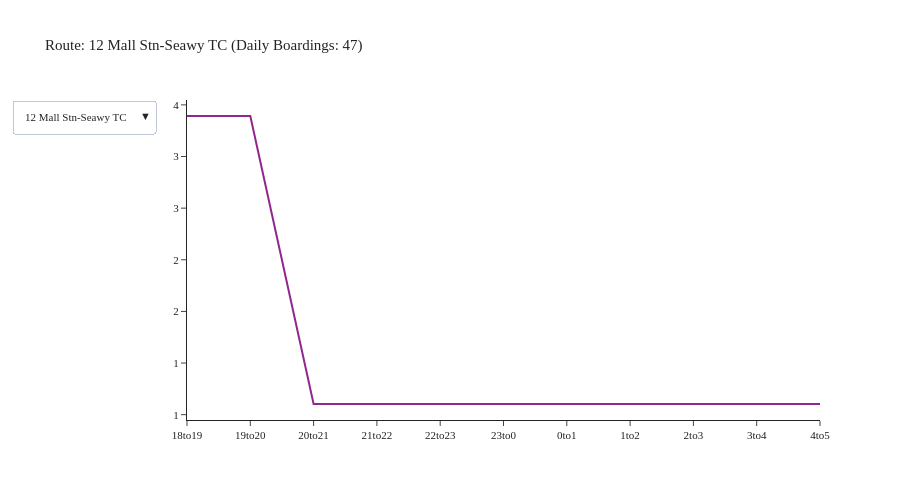

Notebook cell for this chart:
### Code cell
agency = 'Everett Transit'
df = df_transit_line[df_transit_line['agency'] == agency]
df = df.groupby(['tod', 'description']).agg({'boardings': 'sum'}).reset_index()
fig = create_tod_chart(df)
fig.show()

### Figure 1 — Plotly figure (JSON) as saved in the notebook; plotly's stock layout.template omitted (floating-point values rounded to 4 significant figures)
{"data": [{"mode": "lines", "name": "12 Mall Stn-Seawy TC", "type": "scatter", "visible": true, "x": ["18to19", "19to20", "20to21", "21to22", "22to23", "23to0", "0to1", "1to2", "2to3", "3to4", "4to5"], "y": [3.392, 3.392, 0.6033, 0.6033, 0.6033, 0.6033, 0.6033, 0.6033, 0.6033, 0.6033, 0.6033]}, {"mode": "lines", "name": "18 Mukilteo-Evt Stn", "type": "scatter", "visible": false, "x": ["18to19", "19to20"], "y": [6.626, 6.626]}, {"mode": "lines", "name": "2 Marnr P&R-Mall Stn", "type": "scatter", "visible": false, "x": ["18to19", "19to20"], "y": [5.821, 5.821]}, {"mode": "lines", "name": "29 Coll Stn-Mall Stn", "type": "scatter", "visible": false, "x": ["18to19", "19to20", "20to21", "21to22", "22to23", "23to0", "0to1", "1to2", "2to3", "3to4", "4to5"], "y": [82.41, 82.41, 11.79, 11.79, 11.79, 11.79, 11.79, 11.79, 11.79, 11.79, 11.79]}, {"mode": "lines", "name": "3 Seaway TC-Evt Stn", "type": "scatter", "visible": false, "x": ["18to19", "19to20"], "y": [32.24, 32.24]}, {"mode": "lines", "name": "4 Evt Stn-Collge Stn", "type": "scatter", "visible": false, "x": [], "y": []}, {"mode": "lines", "name": "6 Waterfront-Evt Stn", "type": "scatter", "visible": false, "x": [], "y": []}, {"mode": "lines", "name": "7 Coll Stn-Mall Stn", "type": "scatter", "visible": false, "x": ["18to19", "19to20", "20to21", "21to22", "22to23", "23to0", "0to1", "1to2", "2to3", "3to4", "4to5"], "y": [77.07, 77.07, 12.3, 12.3, 12.3, 12.3, 12.3, 12.3, 12.3, 12.3, 12.3]}, {"mode": "lines", "name": "8 Airport Rd-Evt Stn", "type": "scatter", "visible": false, "x": ["18to19", "19to20"], "y": [5.324, 5.324]}], "layout": {"font": {"size": 11}, "height": 500, "title": {"text": "Route: 12 Mall Stn-Seawy TC (Daily Boardings: 47)"}, "updatemenus": [{"buttons": [{"args": [{"visible": [true, false, false, false, false, false, false, false, false]}, {"title": "Route: 12 Mall Stn-Seawy TC (Daily Boardings: 47)"}], "label": "12 Mall Stn-Seawy TC", "method": "update"}, {"args": [{"visible": [false, true, false, false, false, false, false, false, false]}, {"title": "Route: 18 Mukilteo-Evt Stn (Daily Boardings: 88)"}], "label": "18 Mukilteo-Evt Stn", "method": "update"}, {"args": [{"visible": [false, false, true, false, false, false, false, false, false]}, {"title": "Route: 2 Marnr P&R-Mall Stn (Daily Boardings: 87)"}], "label": "2 Marnr P&R-Mall Stn", "method": "update"}, {"args": [{"visible": [false, false, false, true, false, false, false, false, false]}, {"title": "Route: 29 Coll Stn-Mall Stn (Daily Boardings: 1,196)"}], "label": "29 Coll Stn-Mall Stn", "method": "update"}, {"args": [{"visible": [false, false, false, false, true, false, false, false, false]}, {"title": "Route: 3 Seaway TC-Evt Stn (Daily Boardings: 368)"}], "label": "3 Seaway TC-Evt Stn", "method": "update"}, {"args": [{"visible": [false, false, false, false, false, true, false, false, false]}, {"title": "Route: 4 Evt Stn-Collge Stn (Daily Boardings: 58)"}], "label": "4 Evt Stn-Collge Stn", "method": "update"}, {"args": [{"visible": [false, false, false, false, false, false, true, false, false]}, {"title": "Route: 6 Waterfront-Evt Stn (Daily Boardings: 63)"}], "label": "6 Waterfront-Evt Stn", "method": "update"}, {"args": [{"visible": [false, false, false, false, false, false, false, true, false]}, {"title": "Route: 7 Coll Stn-Mall Stn (Daily Boardings: 1,681)"}], "label": "7 Coll Stn-Mall Stn", "method": "update"}, {"args": [{"visible": [false, false, false, false, false, false, false, false, true]}, {"title": "Route: 8 Airport Rd-Evt Stn (Daily Boardings: 93)"}], "label": "8 Airport Rd-Evt Stn", "method": "update"}], "direction": "down", "showactive": true}], "width": 900, "yaxis": {"tickformat": ".00f"}}}
